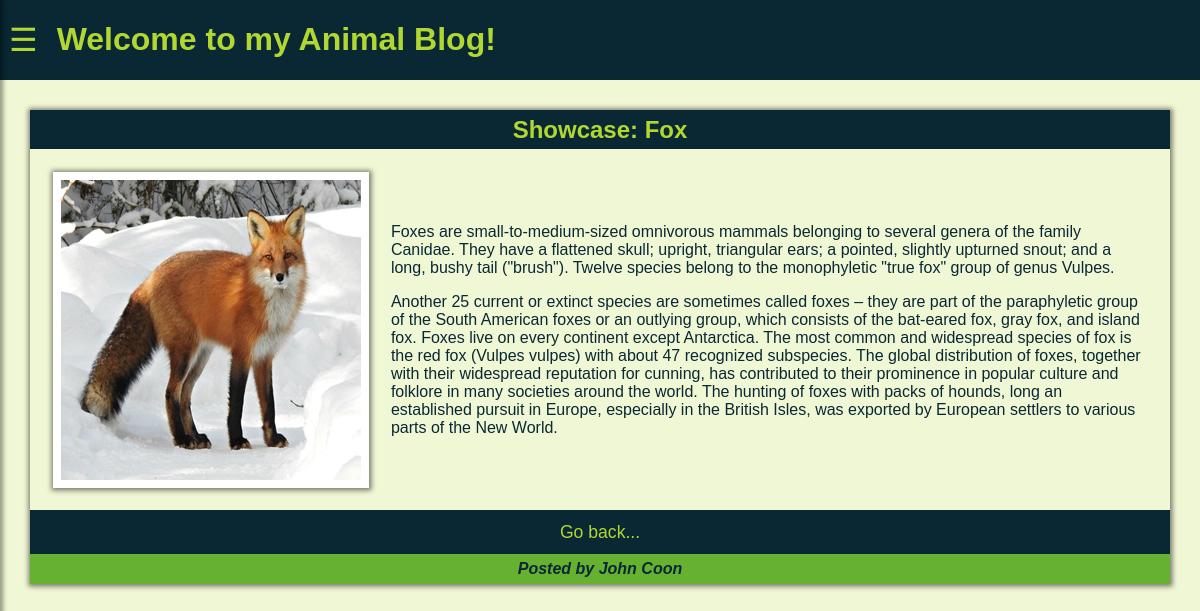
/post/5/, run on the app's committed database.
### myapp/models.py (models this page shows)
class Post(models.Model):
    title = models.CharField(max_length=32)
    text = models.TextField(max_length=512)
    image = models.ImageField(upload_to='static/')
    author = models.TextField(max_length=32)
    more_details_for_the_dedicated_page = models.TextField(max_length=1024, default=' ')

### myapp/views.py (the view)
# urls.py: path("post/<int:post_id>/", views.post_detail, name="post_detail"),
def post_detail(request, post_id):
    post = get_object_or_404(Post, pk=post_id)
    return render(request, 'post_detail.html', {'post': post})

### myapp/templates/post_detail.html (shortened to what this page needs)
<!DOCTYPE html>
<html lang="en">
<head>
    {% load static %}
    <link rel="stylesheet" href={% static 'css/base.css' %}>
    <link rel="stylesheet" href={% static 'css/index.css' %}>
</head>
<body>
    <div id="main">
        <div id="header">
                <div class="header-element">
                    <button id="menu-button" onclick=sidebar()>&#9776;</button>
                    <h1>Welcome to my Animal Blog!</h1>
                </div>
        </div>
        <div class="blog-post">
            <h2>{{ post.title }}</h2>
                <div class="blog-content">
                <img src={{ post.image.url }}>
                <div class="blog-text">
                        <p>{{ post.text }}</p>
                        <p>{{ post.more_details_for_the_dedicated_page }}</p>
                </div>
            </div>
            <a class="secondary-link" href={% url 'index' %}>Go back...</a>
            <h2 class="author">{{ post.author }}</h2>
        </div>
    </div>
</body>
</html>

### myapp/static/css/base.css (style rules this page uses)
body { background-color: #F0F7D4; color: #092834; display: flex; flex-direction: column; font-family: arial, sans-serif; height: 100vh; margin: 0; }
#main { transition: margin-left 1s; }
#header { animation: fadeIn 1s forwards; background-color: #092834; color: #B2D732; display: flex; justify-content: space-between; opacity: 0; }
.header-element { display: flex; column-gap: 10px; }
button { background-color: #092834; color: #B2D732; border: solid #092834; font-size: 1.5rem; transition-duration: 0.5s; }
#menu-button { font-size: 2rem; }
a { font-size: 1.25rem; padding: 5%; text-align: center; text-decoration: none; transition-duration: 0.5s; }
a:link, a:visited { background-color: #092834; color: #B2D732; }
.secondary-link { font-size: 1.10rem; padding: 1%; }
h2 { background-color: #092834; color: #B2D732; text-align: center; font-size: 1.5rem; padding: 0.5%; margin: 0; }
img { width: 300px; height: 300px; }

### myapp/static/css/index.css (style rules this page uses)
.blog-post { animation: fadeIn 2s forwards; box-shadow: 0px 0px 5px 2.5px rgba(0, 0, 0, 0.5); display: flex; flex-direction: column; margin-bottom: 2.5%; margin-left: 2.5%; margin-right: 2.5%; margin-top: 2.5%; opacity: 0; padding: 0%; }
.blog-content, .blog-text { padding: 1%; }
.blog-content { display: flex; flex-direction: row; align-items: center; justify-content: center; }
.author { background-color: #66B032; color: #092834; font-size: 1rem; font-style: italic; }
img { border: 0.5em solid white; box-shadow: 0px 0px 5px 2.5px rgba(0, 0, 0, 0.5); margin: 1%; object-fit: contain; }

### data on the page
Post: title "Showcase: Fox", image (picture), text "Foxes are small-to-medium-sized omnivorous mammals belonging to several genera of the family Canidae. They have a flattened skull; upright, triangular ears; a pointed, slightly upturned snout; and a long, bushy tail (\"brush\"). Twelve species belong to the monophyletic \"true fox\" group of genus Vulpes.", more_details_for_the_dedicated_page "Another 25 current or extinct species are sometimes called foxes – they are part of the paraphyletic group of the South American foxes or an outlying group, which consists of the bat-eared fox, gray fox, and island fox. Foxes live on every continent except Antarctica. The most common and widespread species of fox is the red fox (Vulpes vulpes) with about 47 recognized subspecies. The global distribution of foxes, together with their widespread reputation for cunning, has contributed to their prominence in popular culture and folklore in many societies around the world. The hunting of foxes with packs of hounds, long an established pursuit in Europe, especially in the British Isles, was…", author "Posted by John Coon"
